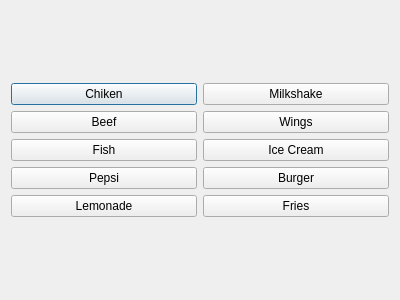
<?xml version="1.0" encoding="UTF-8"?>
<ui version="4.0">
 <class>SubsWin</class>
 <widget class="QDialog" name="SubsWin">
  <property name="geometry">
   <rect>
    <x>0</x>
    <y>0</y>
    <width>400</width>
    <height>300</height>
   </rect>
  </property>
  <property name="windowTitle">
   <string>Dialog</string>
  </property>
  <layout class="QGridLayout" name="gridLayout_2">
   <item row="0" column="0">
    <layout class="QGridLayout" name="gridLayout">
     <item row="0" column="0">
      <widget class="QPushButton" name="Chicken">
       <property name="text">
        <string>Chiken</string>
       </property>
      </widget>
     </item>
     <item row="0" column="1">
      <widget class="QPushButton" name="Milkshake">
       <property name="text">
        <string>Milkshake</string>
       </property>
      </widget>
     </item>
     <item row="1" column="0">
      <widget class="QPushButton" name="Beef">
       <property name="text">
        <string>Beef</string>
       </property>
      </widget>
     </item>
     <item row="1" column="1">
      <widget class="QPushButton" name="Wings">
       <property name="text">
        <string>Wings</string>
       </property>
      </widget>
     </item>
     <item row="2" column="0">
      <widget class="QPushButton" name="Fish">
       <property name="text">
        <string>Fish</string>
       </property>
      </widget>
     </item>
     <item row="2" column="1">
      <widget class="QPushButton" name="Ice_Cream">
       <property name="text">
        <string>Ice Cream</string>
       </property>
      </widget>
     </item>
     <item row="3" column="0">
      <widget class="QPushButton" name="Pepsi">
       <property name="text">
        <string>Pepsi</string>
       </property>
      </widget>
     </item>
     <item row="3" column="1">
      <widget class="QPushButton" name="Burger">
       <property name="text">
        <string>Burger</string>
       </property>
      </widget>
     </item>
     <item row="4" column="0">
      <widget class="QPushButton" name="Lemonade">
       <property name="text">
        <string>Lemonade</string>
       </property>
      </widget>
     </item>
     <item row="4" column="1">
      <widget class="QPushButton" name="Fries">
       <property name="text">
        <string>Fries</string>
       </property>
      </widget>
     </item>
    </layout>
   </item>
  </layout>
 </widget>
 <resources/>
 <connections/>
</ui>
